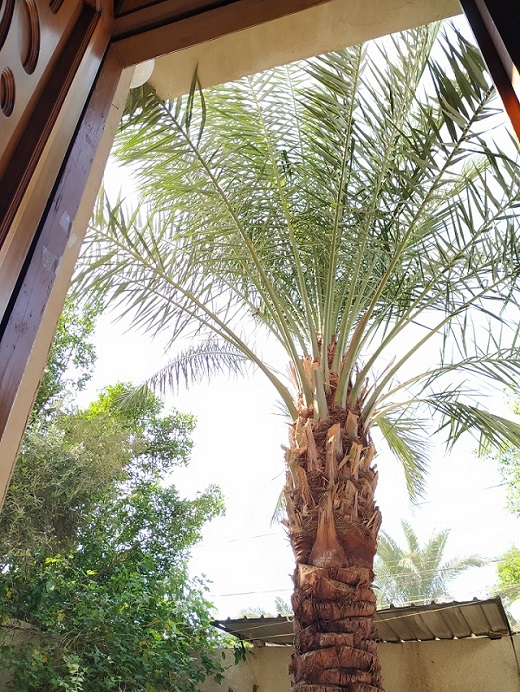
#> input picture exp 1/image.jpg, 520 x 692 px
$ python read_and_show_Image.py
#> lines starting #> are read from the running program, lines starting #| are printed output that depends on the picture
#pre-built OpenCV packages for Python
# https://docs.opencv.org/3.4.7/d1/dfb/intro.html
import cv2

# https://docs.opencv.org/master/d4/da8/group__imgcodecs.html#ga288b8b3da0892bd651fce07b3bbd3a56
# https://docs.opencv.org/master/d4/da8/group__imgcodecs.html#ga61d9b0126a3e57d9277ac48327799c80
imgGray = cv2.imread('image.jpg', cv2.IMREAD_GRAYSCALE)
#> imgGray: shape (692, 520); min 0, max 255, mean 152.2
imgColor = cv2.imread('image.jpg', cv2.IMREAD_COLOR)
#> imgColor is the input picture: shape (692, 520, 3); mean B, G, R 134.8, 153.1, 156.9


#https://docs.opencv.org/2.4/modules/highgui/doc/user_interface.html#imshow
cv2.imshow('Gray Image',imgGray)

# https://docs.opencv.org/2.4/modules/highgui/doc/user_interface.html?highlight=waitkey#waitkey
cv2.waitKey(0)

# https://docs.opencv.org/2.4/modules/highgui/doc/user_interface.html#destroywindow
cv2.destroyWindow('Gray Image')

cv2.imshow('Color Image',imgColor)
cv2.waitKey(0)

# https://docs.opencv.org/2.4/modules/highgui/doc/user_interface.html#destroyallwindows
cv2.destroyAllWindows()

cropped = imgGray[160:260,160:260]
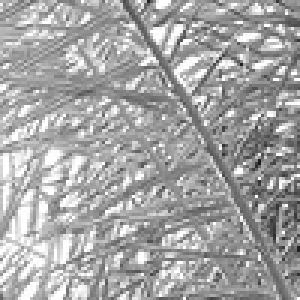
#> cropped: shape (100, 100) (shown 3 times larger); min 27, max 255, mean 164.4
img_rotate_90_clockwise = cv2.rotate(cropped, 0)
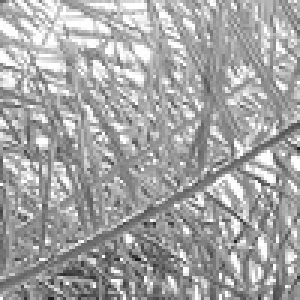
#> img_rotate_90_clockwise: shape (100, 100) (shown 3 times larger); min 27, max 255, mean 164.4
img_rotate_90_counterclockwise = cv2.rotate(cropped, cv2.ROTATE_90_COUNTERCLOCKWISE)
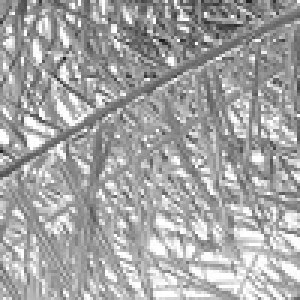
#> img_rotate_90_counterclockwise: shape (100, 100) (shown 3 times larger); min 27, max 255, mean 164.4

# https://docs.opencv.org/2.4/modules/core/doc/operations_on_arrays.html#void%20flip(InputArray%20src,%20OutputArray%20dst,%20int%20flipCode)
flipped = cv2.flip(imgColor,-1)
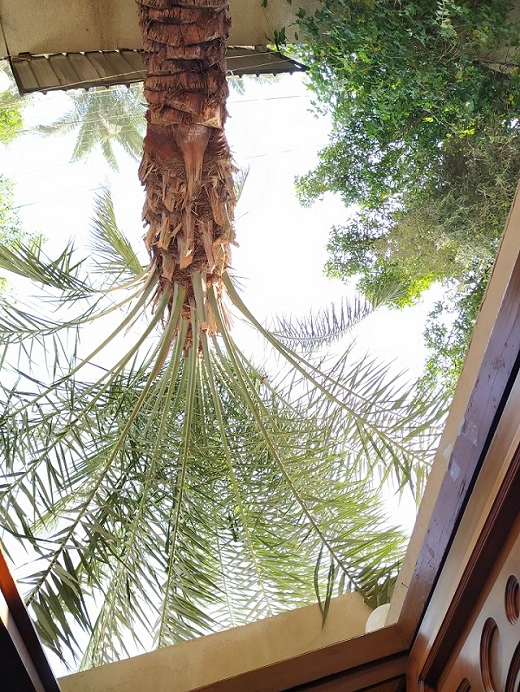
#> flipped: shape (692, 520, 3); mean B, G, R 134.8, 153.1, 156.9
# 0 means flipping around the x-axis
# 1 means flipping around the y-axis
# -1(or any negative value) means flipping around both axes
flipped = cv2.flip(flipped,-1)


cv2.imshow('Cropped Image',cropped)
cv2.waitKey(0)
cv2.destroyAllWindows()


cv2.imshow('rotated Image',img_rotate_90_clockwise)
cv2.waitKey(0)
cv2.destroyAllWindows()

distorted = (img_rotate_90_clockwise + img_rotate_90_counterclockwise)/2
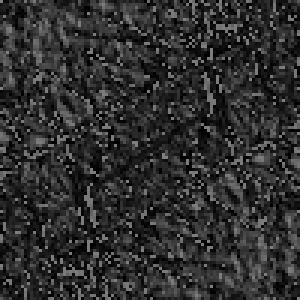
#> distorted: shape (100, 100) float64 (shown 3 times larger); min 0, max 127.5, mean 46.9

brighted = cropped * 1.5
darkened = cropped * 0.5
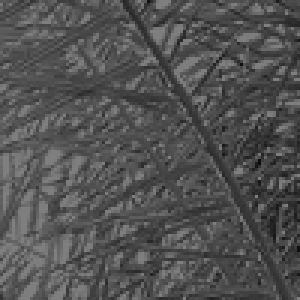
#> darkened: shape (100, 100) float64 (shown 3 times larger); min 13.5, max 127.5, mean 82.2

cv2.imwrite("cropped.jpg", cropped)
cv2.imwrite("rotated.jpg", img_rotate_90_clockwise)
cv2.imwrite("countered_rotated.jpg", img_rotate_90_counterclockwise)
cv2.imwrite("flipped.png", flipped)
cv2.imwrite("averaged.png", distorted)
cv2.imwrite("brighted.png", brighted)
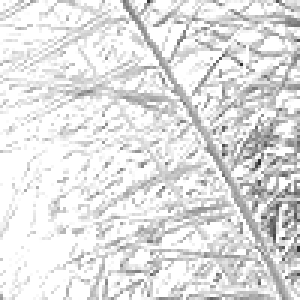
#> saved as brighted.png: shape (100, 100) (shown 3 times larger); min 40, max 255, mean 224.6
cv2.imwrite("darkened.png", darkened)
